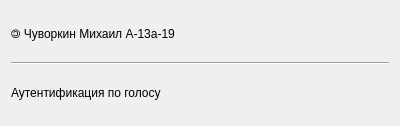
<?xml version="1.0" encoding="UTF-8"?>
<ui version="4.0">
 <class>aboutDialog</class>
 <widget class="QDialog" name="aboutDialog">
  <property name="windowModality">
   <enum>Qt::WindowModal</enum>
  </property>
  <property name="geometry">
   <rect>
    <x>0</x>
    <y>0</y>
    <width>400</width>
    <height>126</height>
   </rect>
  </property>
  <property name="windowTitle">
   <string>About</string>
  </property>
  <layout class="QVBoxLayout" name="verticalLayout">
   <item>
    <widget class="QLabel" name="authorLabel">
     <property name="text">
      <string>🄯 Чуворкин Михаил А-13а-19</string>
     </property>
    </widget>
   </item>
   <item>
    <widget class="Line" name="line">
     <property name="orientation">
      <enum>Qt::Horizontal</enum>
     </property>
    </widget>
   </item>
   <item>
    <widget class="QLabel" name="taskLabel">
     <property name="text">
      <string>Аутентификация по голосу</string>
     </property>
     <property name="wordWrap">
      <bool>true</bool>
     </property>
    </widget>
   </item>
  </layout>
 </widget>
 <resources/>
 <connections/>
</ui>
